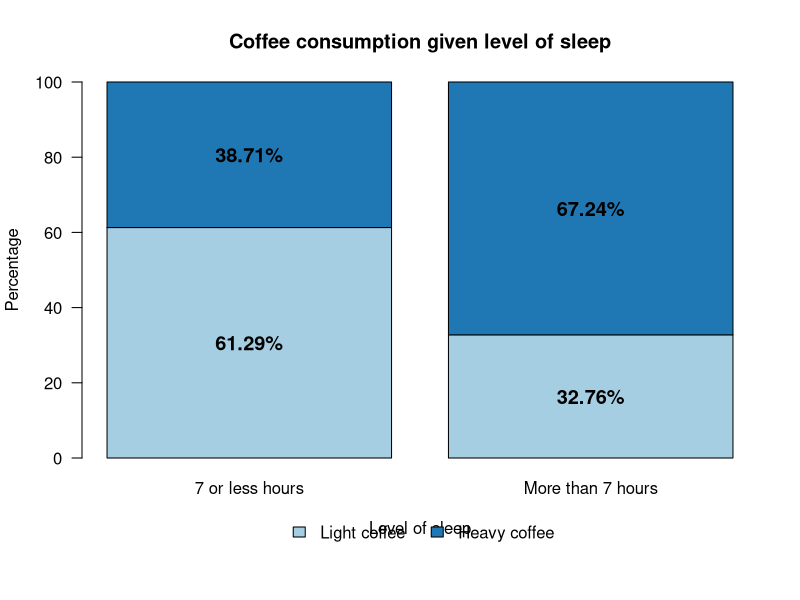
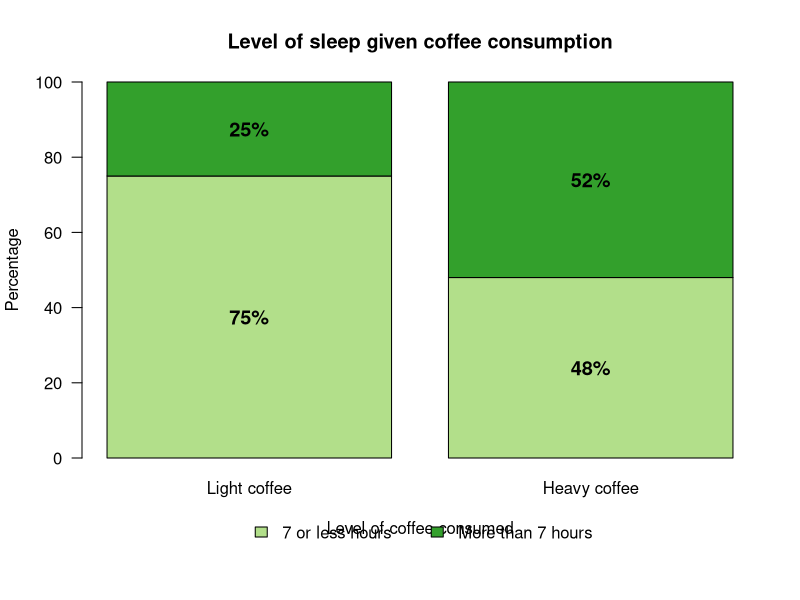

These charts were generated, in order, by the following R code:
## ---- chunk 1
# Ensure figures folder exists
#dir.create("figures", showWarnings = FALSE)

# ---------- Graph 1 ----------
png("figures/conditional_coffee_given_sleep.png",
    width = 800, height = 500)

cond_coffee_sleep <- matrix(
  c(61.29, 38.71,
    32.76, 67.24),
  nrow = 2, byrow = TRUE
)

rownames(cond_coffee_sleep) <- c("7 or less hours", "More than 7 hours")
colnames(cond_coffee_sleep) <- c("Light", "Heavy")

cols <- c("#a6cee3", "#1f78b4")

par(mar = c(7, 4, 4, 2) + 0.1)
bp <- barplot(
  t(cond_coffee_sleep),
  col = cols,
  ylim = c(0, 100),
  ylab = "Percentage",
  xlab = "Level of sleep",
  main = "Coffee consumption given level of sleep",
  las = 1
)

for (i in seq_len(ncol(cond_coffee_sleep))) {
  cum <- 0
  for (j in seq_len(nrow(cond_coffee_sleep))) {
    v <- cond_coffee_sleep[i, j]
    text(bp[i], cum + v/2, paste0(v, "%"),
         col="black", cex=1.2, font=2)
    cum <- cum + v
  }
}

legend("bottom", inset=-0.25,
       legend=c("Light coffee", "Heavy coffee"),
       fill=cols, horiz=TRUE, bty="n", xpd=TRUE)

invisible(dev.off())


# ---------- Graph 2 ----------
png("figures/conditional_sleep_given_coffee.png",
    width = 800, height = 500)

cond_sleep_coffee <- matrix(
  c(75, 25,
    48, 52),
  nrow = 2, byrow = TRUE
)

rownames(cond_sleep_coffee) <- c("Light coffee", "Heavy coffee")
colnames(cond_sleep_coffee) <- c("7 or less hours", "More than 7 hours")

cols2 <- c("#b2df8a", "#33a02c")

par(mar = c(7, 4, 4, 2) + 0.1)
bp2 <- barplot(
  t(cond_sleep_coffee),
  col = cols2,
  ylim = c(0, 100),
  ylab = "Percentage",
  xlab = "Level of coffee consumed",
  main = "Level of sleep given coffee consumption",
  las = 1
)

for (i in seq_len(ncol(cond_sleep_coffee))) {
  cum <- 0
  for (j in seq_len(nrow(cond_sleep_coffee))) {
    v <- cond_sleep_coffee[i, j]
    text(bp2[i], cum + v/2, paste0(v, "%"),
         col="black", cex=1.2, font=2)
    cum <- cum + v
  }
}

legend("bottom", inset=-0.25,
       legend=c("7 or less hours", "More than 7 hours"),
       fill=cols2, horiz=TRUE, bty="n", xpd=TRUE)

invisible(dev.off())
